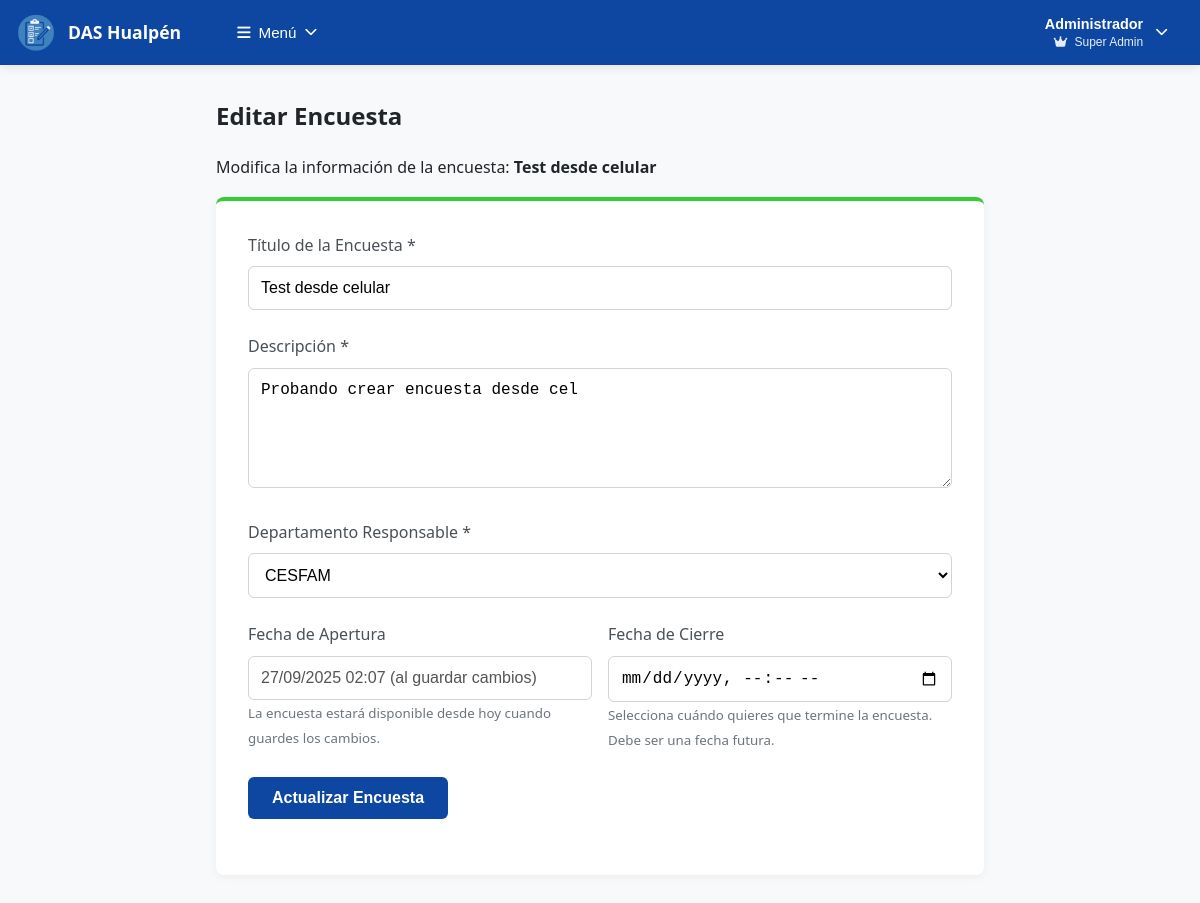
The page /admin/editar_encuesta.php?id=6 (signed in) on the database its author committed.
### tables this page shows
CREATE TABLE `encuestas` (
  `id` int(11) NOT NULL,
  `titulo` varchar(255) NOT NULL,
  `descripcion` text NOT NULL,
  `departamento_id` int(11) NOT NULL,
  `creado_por` int(11) NOT NULL,
  `estado` enum('borrador','activa','pausada','finalizada') DEFAULT 'borrador',
  `fecha_inicio` datetime DEFAULT NULL,
  `fecha_fin` datetime DEFAULT NULL,
  `enlace_publico` varchar(100) NOT NULL,
  `codigo_qr` text DEFAULT NULL,
  `configuracion` longtext DEFAULT NULL CHECK (json_valid(`configuracion`)),
  `fecha_creacion` timestamp NOT NULL DEFAULT current_timestamp(),
  `fecha_actualizacion` timestamp NOT NULL DEFAULT current_timestamp() ON UPDATE current_timestamp()
);

CREATE TABLE `departamentos` (
  `id` int(11) NOT NULL,
  `codigo` varchar(50) NOT NULL,
  `nombre` varchar(100) NOT NULL,
  `descripcion` text DEFAULT NULL,
  `activo` tinyint(1) DEFAULT 1,
  `fecha_creacion` timestamp NOT NULL DEFAULT current_timestamp()
);

### config/path_helper.php (called while the page is built, shortened)
<?php
function detectar_base_url() {
    $protocol = (!empty($_SERVER['HTTPS']) && $_SERVER['HTTPS'] !== 'off') ? 'https://' : 'http://';
    $host = $_SERVER['HTTP_HOST'];
    $script_name = $_SERVER['SCRIPT_NAME'];
    if (strpos($host, ':') !== false && !strpos($host, ':80') && !strpos($host, ':443')) {
        return $protocol . $host;
    } else {
        $path_parts = explode('/', trim($script_name, '/'));
        if (in_array('php', $path_parts) && in_array('proyecto_encuestas', $path_parts)) {
            return $protocol . $host . '/php/proyecto_encuestas';
        } else {
            return $protocol . $host;
        }
    }
}
?>

### admin/editar_encuesta.php (the view, shortened to what this page needs)
<?php
require_once '../config/path_helper.php';
$base_url = detectar_base_url();
$encuesta_id = $_GET['id'] ?? 0;
try {
    $pdo = obtenerConexion();
    $stmt = $pdo->prepare("SELECT * FROM encuestas WHERE id = ?");
    $stmt->execute([$encuesta_id]);
    $encuesta = $stmt->fetch();
    $departamentos = $pdo->query("SELECT * FROM departamentos WHERE activo = 1 ORDER BY nombre")->fetchAll();
} catch(PDOException $e) {
    $error = "Error de conexión: " . $e->getMessage();
}
?>
<!DOCTYPE html>
<html lang="es">
<head>
    <link rel="stylesheet" href="https://cdnjs.cloudflare.com/ajax/libs/font-awesome/6.4.0/css/all.min.css">
    <link rel="stylesheet" href="<?= $base_url ?>/assets/css/styles.css">
    <link rel="stylesheet" href="<?= $base_url ?>/assets/css/forms.css">
</head>
<body class="form-page-body">
    <?php include '../includes/navbar_complete.php'; ?>
    <div class="main-content">
        <div class="form-page-container">
            <div class="welcome-section">
                <h2>Editar Encuesta</h2>
                <p>Modifica la información de la encuesta: <strong><?= htmlspecialchars($encuesta['titulo']) ?></strong></p>
            </div>
            <div class="form-card">
            <form method="POST" action="">
                <div class="form-group">
                    <label for="titulo" class="form-label">Título de la Encuesta *</label>
                    <input type="text" id="titulo" name="titulo" class="form-control" required
                           value="<?= htmlspecialchars($encuesta['titulo']) ?>">
                </div>
                <div class="form-group">
                    <label for="descripcion" class="form-label">Descripción *</label>
                    <textarea id="descripcion" name="descripcion" class="form-control" required><?= htmlspecialchars($encuesta['descripcion']) ?></textarea>
                </div>
                <div class="form-group">
                    <label for="departamento_id" class="form-label">Departamento Responsable *</label>
                    <select id="departamento_id" name="departamento_id" class="form-control" required>
                        <?php foreach ($departamentos as $dept): ?>
                            <option value="<?= $dept['id'] ?>" <?= ($encuesta['departamento_id'] == $dept['id']) ? 'selected' : '' ?>>
                                <?= htmlspecialchars($dept['nombre']) ?>
                            </option>
                        <?php endforeach; ?>
                    </select>
                </div>
                <div class="form-row">
                    <div class="form-group">
                        <label class="form-label">Fecha de Apertura</label>
                        <input type="text" class="form-control" value="<?= date('d/m/Y H:i') . ' (al guardar cambios)' ?>" readonly disabled>
                        <small style="color:#6c757d;">La encuesta estará disponible desde hoy cuando guardes los cambios.</small>
                    </div>
                    <div class="form-group">
                        <label for="fecha_fin" class="form-label">Fecha de Cierre</label>
                        <input type="datetime-local" id="fecha_fin" name="fecha_fin" class="form-control"
                               min="<?= date('Y-m-d\TH:i', strtotime('+5 minutes')) ?>"
                               value="<?= $encuesta['fecha_fin'] ? date('Y-m-d\TH:i', strtotime($encuesta['fecha_fin'])) : '' ?>">
                        <small style="color:#6c757d;">Selecciona cuándo quieres que termine la encuesta. Debe ser una fecha futura.</small>
                    </div>
                </div>
                <div class="form-group">
                    <button type="submit" name="actualizar" class="btn-primary">Actualizar Encuesta</button>
                </div>
            </form>
        </div>
    </div>
            </div>
</body>
</html>

### assets/css/styles.css (style rules this page uses)
:root { --color-primary: #0d47a1; --color-primary-hover: #1565c0; --color-success: #32CD32; --color-success-hover: #21bd00; --color-danger: #dc3545; --color-warning: #ffc107; --color-secondary: #A9A9A9; --color-secondary-hover: #6c757d; --bg-body: #F5F5F5; --bg-white: #FFFFFF; --bg-light: #F5F5F5; --text-primary: #212529; --text-dark: #212529; --text-muted: #A9A9A9; --text-white: #FFFFFF; --border-color: #ced4da; --border-light: #dee2e6; --shadow-sm: 0 2px 4px rgba(0,0,0,0.1); --shadow-md: 0 2px 10px rgba(0,0,0,0.05); --container-max-width: 1200px; --border-radius: 8px; --border-radius-sm: 4px; }
* { box-sizing: border-box; }
body { font-family: 'Segoe UI', Tahoma, Geneva, Verdana, sans-serif; background-color: var(--bg-body); margin: 0; padding: 0; color: var(--text-primary); line-height: 1.6; }
.btn-primary { background: var(--color-primary); color: var(--text-white); }
.form-group { margin-bottom: 1.5rem; }
.form-label { display: block; margin-bottom: 0.5rem; font-weight: 500; color: var(--text-primary); }
.form-control { width: 100%; padding: 0.75rem; border: 1px solid var(--border-color); border-radius: var(--border-radius-sm); font-size: 0.9rem; transition: border-color 0.15s ease, box-shadow 0.15s ease; background-color: var(--bg-white); }
.form-control::placeholder { color: var(--text-muted); }
textarea.form-control { resize: vertical; min-height: 100px; }
select.form-control { cursor: pointer; }

### assets/css/forms.css (style rules this page uses)
.form-page-body { font-family: 'Segoe UI', Tahoma, Geneva, Verdana, sans-serif; background-color: #f8f9fa; margin: 0; padding: 0; }
.form-page-container { max-width: 800px; margin: 2rem auto; padding: 0 1rem; }
.form-card { background: white; padding: 2rem; border-radius: 8px; box-shadow: 0 2px 10px rgba(0,0,0,0.05); border-top: 4px solid #32CD32; }
.form-group { margin-bottom: 1.5rem; }
.form-label { display: block; margin-bottom: 0.5rem; color: #495057; font-weight: 500; }
.form-control { width: 100%; padding: 12px; border: 1.5px solid #ced4da; border-radius: 6px; font-size: 1rem; box-sizing: border-box; }
textarea.form-control { height: 120px; resize: vertical; }
.btn-primary { background: #0d47a1; color: white; padding: 12px 24px; border: none; border-radius: 6px; font-size: 1rem; font-weight: 600; cursor: pointer; transition: background 0.2s; }
.form-row { display: grid; grid-template-columns: 1fr 1fr; gap: 1rem; }

### rows shown on the page
encuestas: titulo "Test desde celular", descripcion "Probando crear encuesta desde cel", departamento_id "CESFAM"

### other values the page prints
$usuario_nombre "Administrador"
